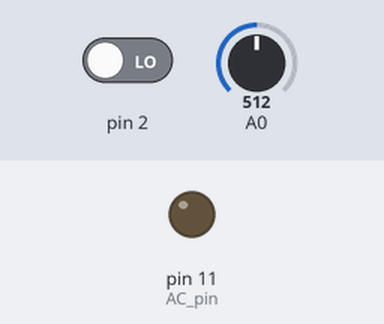
This sketch was run on a simulated Arduino Uno, built with avr-gcc and run on an emulated ATmega328P. On the bench: output pins drawn as LEDs (lit = HIGH). The inputs (shaded band) are chosen by the test bench; at power-on: pin 2 LOW, A0 = 512.

Above: at 1.2 s.
1.3 s: pin 2 driven HIGH
At 1.6 s:
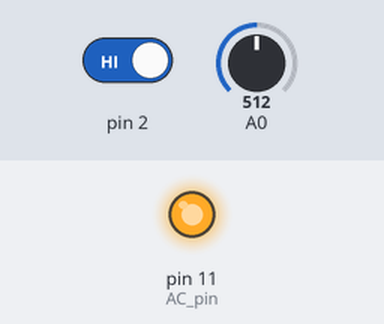
Timing chart, 0 to 4.3 s (numbered marks = the images above; inputs shaded):
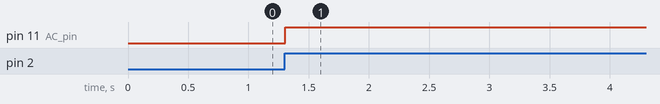

The sketch:

arduino_ac_dimmer_2.ino
```cpp
/*AC Light Control

 Changed zero-crossing detection to look for RISING edge rather
 than falling.  (originally it was only chopping the negative half
 of the AC wave form).

 Also changed the dim_check() to turn on the Triac, leaving it on
 until the zero_cross_detect() turn's it off.*/


#include  <TimerOne.h>          // Avaiable from http://www.arduino.cc/playground/Code/Timer1
volatile int i=0;               // Variable to use as a counter volatile as it is in an interrupt
volatile boolean zero_cross=0;  // Boolean to store a "switch" to tell us if we have crossed zero
int AC_pin = 11;                // Output to Opto Triac
int dim = 0;                    // Dimming level (0-128)  0 = on, 128 = 0ff
int inc=1;                      // counting up or down, 1=up, -1=down

int freqStep = 75;    // This is the delay-per-brightness step in microseconds.
                      // For 60 Hz it should be 65
// It is calculated based on the frequency of your voltage supply (50Hz or 60Hz)
// and the number of brightness steps you want.
//
// Realize that there are 2 zerocrossing per cycle. This means
// zero crossing happens at 120Hz for a 60Hz supply or 100Hz for a 50Hz supply.

// To calculate freqStep divide the length of one full half-wave of the power
// cycle (in microseconds) by the number of brightness steps.
//
// (120 Hz=8333uS) / 128 brightness steps = 65 uS / brightness step
// (100Hz=10000uS) / 128 steps = 75uS/step

void setup() {                                      // Begin setup
  pinMode(AC_pin, OUTPUT);                          // Set the Triac pin as output
  attachInterrupt(0, zero_cross_detect, RISING);    // Attach an Interupt to Pin 2 (interupt 0) for Zero Cross Detection
  Timer1.initialize(freqStep);                      // Initialize TimerOne library for the freq we need
  Timer1.attachInterrupt(dim_check, freqStep);
  // Use the TimerOne Library to attach an interrupt
  // to the function we use to check to see if it is
  // the right time to fire the triac.  This function
  // will now run every freqStep in microseconds.
}

void zero_cross_detect() {
  zero_cross = true;               // set the boolean to true to tell our dimming function that a zero cross has occured
  i=0;
  digitalWrite(AC_pin, LOW);       // turn off TRIAC (and AC)
}

// Turn on the TRIAC at the appropriate time
void dim_check() {
  if(zero_cross == true) {
    if(i>=dim) {
      digitalWrite(AC_pin, HIGH); // turn on light
      i=0;  // reset time step counter
      zero_cross = false; //reset zero cross detection
    }
    else {
      i++; // increment time step counter
    }
  }
}
int aVal=0;
void loop() {
  aVal=analogRead(A0);
  dim=map(aVal,0,1023,0,128);
  /*dim+=inc;
  if((dim>=128) || (dim<=0))
    inc*=-1;*/
  delay(60);
}
```

Measured:
- after the input at 1.3 s, pin 11 (AC_pin): LOW → HIGH at once
